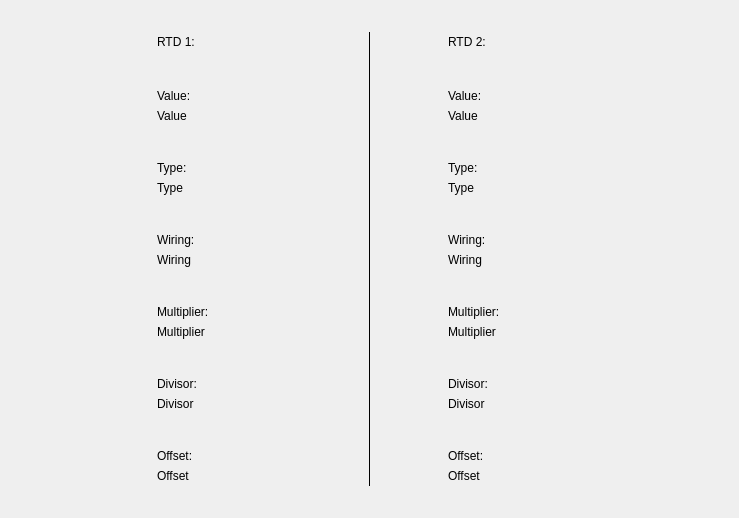
<?xml version="1.0" encoding="UTF-8"?>
<ui version="4.0">
 <class>InfoIORTDScreen</class>
 <widget class="QWidget" name="InfoIORTDScreen">
  <property name="geometry">
   <rect>
    <x>0</x>
    <y>0</y>
    <width>739</width>
    <height>518</height>
   </rect>
  </property>
  <property name="windowTitle">
   <string>Form</string>
  </property>
  <widget class="QLabel" name="rtd1Label">
   <property name="geometry">
    <rect>
     <x>157</x>
     <y>32</y>
     <width>134</width>
     <height>20</height>
    </rect>
   </property>
   <property name="styleSheet">
    <string notr="true">QLabel{

	color: #000000;
}</string>
   </property>
   <property name="text">
    <string>RTD 1:</string>
   </property>
  </widget>
  <widget class="QLabel" name="rtd1ValueLabel">
   <property name="geometry">
    <rect>
     <x>157</x>
     <y>86</y>
     <width>134</width>
     <height>20</height>
    </rect>
   </property>
   <property name="styleSheet">
    <string notr="true">QLabel{

	color: #000000;
}</string>
   </property>
   <property name="text">
    <string>Value:</string>
   </property>
  </widget>
  <widget class="QLabel" name="rtd1ValueValueLabel">
   <property name="geometry">
    <rect>
     <x>157</x>
     <y>106</y>
     <width>134</width>
     <height>20</height>
    </rect>
   </property>
   <property name="styleSheet">
    <string notr="true">QLabel{

	color: #000000;
}</string>
   </property>
   <property name="text">
    <string>Value</string>
   </property>
  </widget>
  <widget class="QLabel" name="rtd1TypeLabel">
   <property name="geometry">
    <rect>
     <x>157</x>
     <y>158</y>
     <width>134</width>
     <height>20</height>
    </rect>
   </property>
   <property name="styleSheet">
    <string notr="true">QLabel{

	color: #000000;
}</string>
   </property>
   <property name="text">
    <string>Type:</string>
   </property>
  </widget>
  <widget class="QLabel" name="rtd1TypeValueLabel">
   <property name="geometry">
    <rect>
     <x>157</x>
     <y>178</y>
     <width>134</width>
     <height>20</height>
    </rect>
   </property>
   <property name="styleSheet">
    <string notr="true">QLabel{

	color: #000000;
}</string>
   </property>
   <property name="text">
    <string>Type</string>
   </property>
  </widget>
  <widget class="QLabel" name="rtd1WiringLabel">
   <property name="geometry">
    <rect>
     <x>157</x>
     <y>230</y>
     <width>134</width>
     <height>20</height>
    </rect>
   </property>
   <property name="styleSheet">
    <string notr="true">QLabel{

	color: #000000;
}</string>
   </property>
   <property name="text">
    <string>Wiring:</string>
   </property>
  </widget>
  <widget class="QLabel" name="rtd1WiringValueLabel">
   <property name="geometry">
    <rect>
     <x>157</x>
     <y>250</y>
     <width>134</width>
     <height>20</height>
    </rect>
   </property>
   <property name="styleSheet">
    <string notr="true">QLabel{

	color: #000000;
}</string>
   </property>
   <property name="text">
    <string>Wiring</string>
   </property>
  </widget>
  <widget class="QLabel" name="rtd1MultiplierLabel">
   <property name="geometry">
    <rect>
     <x>157</x>
     <y>302</y>
     <width>134</width>
     <height>20</height>
    </rect>
   </property>
   <property name="styleSheet">
    <string notr="true">QLabel{

	color: #000000;
}</string>
   </property>
   <property name="text">
    <string>Multiplier:</string>
   </property>
  </widget>
  <widget class="QLabel" name="rtd1MultiplierValueLabel">
   <property name="geometry">
    <rect>
     <x>157</x>
     <y>322</y>
     <width>134</width>
     <height>20</height>
    </rect>
   </property>
   <property name="styleSheet">
    <string notr="true">QLabel{

	color: #000000;
}</string>
   </property>
   <property name="text">
    <string>Multiplier</string>
   </property>
  </widget>
  <widget class="QLabel" name="rtd1DivisorLabel">
   <property name="geometry">
    <rect>
     <x>157</x>
     <y>374</y>
     <width>134</width>
     <height>20</height>
    </rect>
   </property>
   <property name="styleSheet">
    <string notr="true">QLabel{

	color: #000000;
}</string>
   </property>
   <property name="text">
    <string>Divisor:</string>
   </property>
  </widget>
  <widget class="QLabel" name="rtd1rtd1DivisorValueLabel">
   <property name="geometry">
    <rect>
     <x>157</x>
     <y>394</y>
     <width>134</width>
     <height>20</height>
    </rect>
   </property>
   <property name="styleSheet">
    <string notr="true">QLabel{

	color: #000000;
}</string>
   </property>
   <property name="text">
    <string>Divisor</string>
   </property>
  </widget>
  <widget class="QLabel" name="rtd1OffsetLabel">
   <property name="geometry">
    <rect>
     <x>157</x>
     <y>446</y>
     <width>134</width>
     <height>20</height>
    </rect>
   </property>
   <property name="styleSheet">
    <string notr="true">QLabel{

	color: #000000;
}</string>
   </property>
   <property name="text">
    <string>Offset:</string>
   </property>
  </widget>
  <widget class="QLabel" name="rtd1OffsetValueLabel">
   <property name="geometry">
    <rect>
     <x>157</x>
     <y>466</y>
     <width>134</width>
     <height>20</height>
    </rect>
   </property>
   <property name="styleSheet">
    <string notr="true">QLabel{

	color: #000000;
}</string>
   </property>
   <property name="text">
    <string>Offset</string>
   </property>
  </widget>
  <widget class="QLabel" name="rtd1rtd2DivisorValueLabel">
   <property name="geometry">
    <rect>
     <x>448</x>
     <y>394</y>
     <width>134</width>
     <height>20</height>
    </rect>
   </property>
   <property name="styleSheet">
    <string notr="true">QLabel{

	color: #000000;
}</string>
   </property>
   <property name="text">
    <string>Divisor</string>
   </property>
  </widget>
  <widget class="QLabel" name="rtd2MultiplierLabel">
   <property name="geometry">
    <rect>
     <x>448</x>
     <y>302</y>
     <width>134</width>
     <height>20</height>
    </rect>
   </property>
   <property name="styleSheet">
    <string notr="true">QLabel{

	color: #000000;
}</string>
   </property>
   <property name="text">
    <string>Multiplier:</string>
   </property>
  </widget>
  <widget class="QLabel" name="rtd2WiringLabel">
   <property name="geometry">
    <rect>
     <x>448</x>
     <y>230</y>
     <width>134</width>
     <height>20</height>
    </rect>
   </property>
   <property name="styleSheet">
    <string notr="true">QLabel{

	color: #000000;
}</string>
   </property>
   <property name="text">
    <string>Wiring:</string>
   </property>
  </widget>
  <widget class="QLabel" name="rtd2OffsetValueLabel">
   <property name="geometry">
    <rect>
     <x>448</x>
     <y>466</y>
     <width>134</width>
     <height>20</height>
    </rect>
   </property>
   <property name="styleSheet">
    <string notr="true">QLabel{

	color: #000000;
}</string>
   </property>
   <property name="text">
    <string>Offset</string>
   </property>
  </widget>
  <widget class="QLabel" name="rtd2ValueLabel">
   <property name="geometry">
    <rect>
     <x>448</x>
     <y>86</y>
     <width>134</width>
     <height>20</height>
    </rect>
   </property>
   <property name="styleSheet">
    <string notr="true">QLabel{

	color: #000000;
}</string>
   </property>
   <property name="text">
    <string>Value:</string>
   </property>
  </widget>
  <widget class="QLabel" name="rtd2TypeValueLabel">
   <property name="geometry">
    <rect>
     <x>448</x>
     <y>178</y>
     <width>134</width>
     <height>20</height>
    </rect>
   </property>
   <property name="styleSheet">
    <string notr="true">QLabel{

	color: #000000;
}</string>
   </property>
   <property name="text">
    <string>Type</string>
   </property>
  </widget>
  <widget class="QLabel" name="rtd2ValueValueLabel">
   <property name="geometry">
    <rect>
     <x>448</x>
     <y>106</y>
     <width>134</width>
     <height>20</height>
    </rect>
   </property>
   <property name="styleSheet">
    <string notr="true">QLabel{

	color: #000000;
}</string>
   </property>
   <property name="text">
    <string>Value</string>
   </property>
  </widget>
  <widget class="QLabel" name="rtd2OffsetLabel">
   <property name="geometry">
    <rect>
     <x>448</x>
     <y>446</y>
     <width>134</width>
     <height>20</height>
    </rect>
   </property>
   <property name="styleSheet">
    <string notr="true">QLabel{

	color: #000000;
}</string>
   </property>
   <property name="text">
    <string>Offset:</string>
   </property>
  </widget>
  <widget class="QLabel" name="rtd2TypeLabel">
   <property name="geometry">
    <rect>
     <x>448</x>
     <y>158</y>
     <width>134</width>
     <height>20</height>
    </rect>
   </property>
   <property name="styleSheet">
    <string notr="true">QLabel{

	color: #000000;
}</string>
   </property>
   <property name="text">
    <string>Type:</string>
   </property>
  </widget>
  <widget class="QLabel" name="rtd2MultiplierValueLabel">
   <property name="geometry">
    <rect>
     <x>448</x>
     <y>322</y>
     <width>134</width>
     <height>20</height>
    </rect>
   </property>
   <property name="styleSheet">
    <string notr="true">QLabel{

	color: #000000;
}</string>
   </property>
   <property name="text">
    <string>Multiplier</string>
   </property>
  </widget>
  <widget class="QLabel" name="rtd2Label">
   <property name="geometry">
    <rect>
     <x>448</x>
     <y>32</y>
     <width>134</width>
     <height>20</height>
    </rect>
   </property>
   <property name="styleSheet">
    <string notr="true">QLabel{

	color: #000000;
}</string>
   </property>
   <property name="text">
    <string>RTD 2:</string>
   </property>
  </widget>
  <widget class="QLabel" name="rtd2WiringValueLabel">
   <property name="geometry">
    <rect>
     <x>448</x>
     <y>250</y>
     <width>134</width>
     <height>20</height>
    </rect>
   </property>
   <property name="styleSheet">
    <string notr="true">QLabel{

	color: #000000;
}</string>
   </property>
   <property name="text">
    <string>Wiring</string>
   </property>
  </widget>
  <widget class="QLabel" name="rtd2DivisorLabel">
   <property name="geometry">
    <rect>
     <x>448</x>
     <y>374</y>
     <width>134</width>
     <height>20</height>
    </rect>
   </property>
   <property name="styleSheet">
    <string notr="true">QLabel{

	color: #000000;
}</string>
   </property>
   <property name="text">
    <string>Divisor:</string>
   </property>
  </widget>
  <widget class="Line" name="verticalLine">
   <property name="geometry">
    <rect>
     <x>369</x>
     <y>32</y>
     <width>1</width>
     <height>454</height>
    </rect>
   </property>
   <property name="styleSheet">
    <string notr="true">background-color: #000000;</string>
   </property>
   <property name="orientation">
    <enum>Qt::Vertical</enum>
   </property>
  </widget>
 </widget>
 <resources/>
 <connections/>
</ui>
